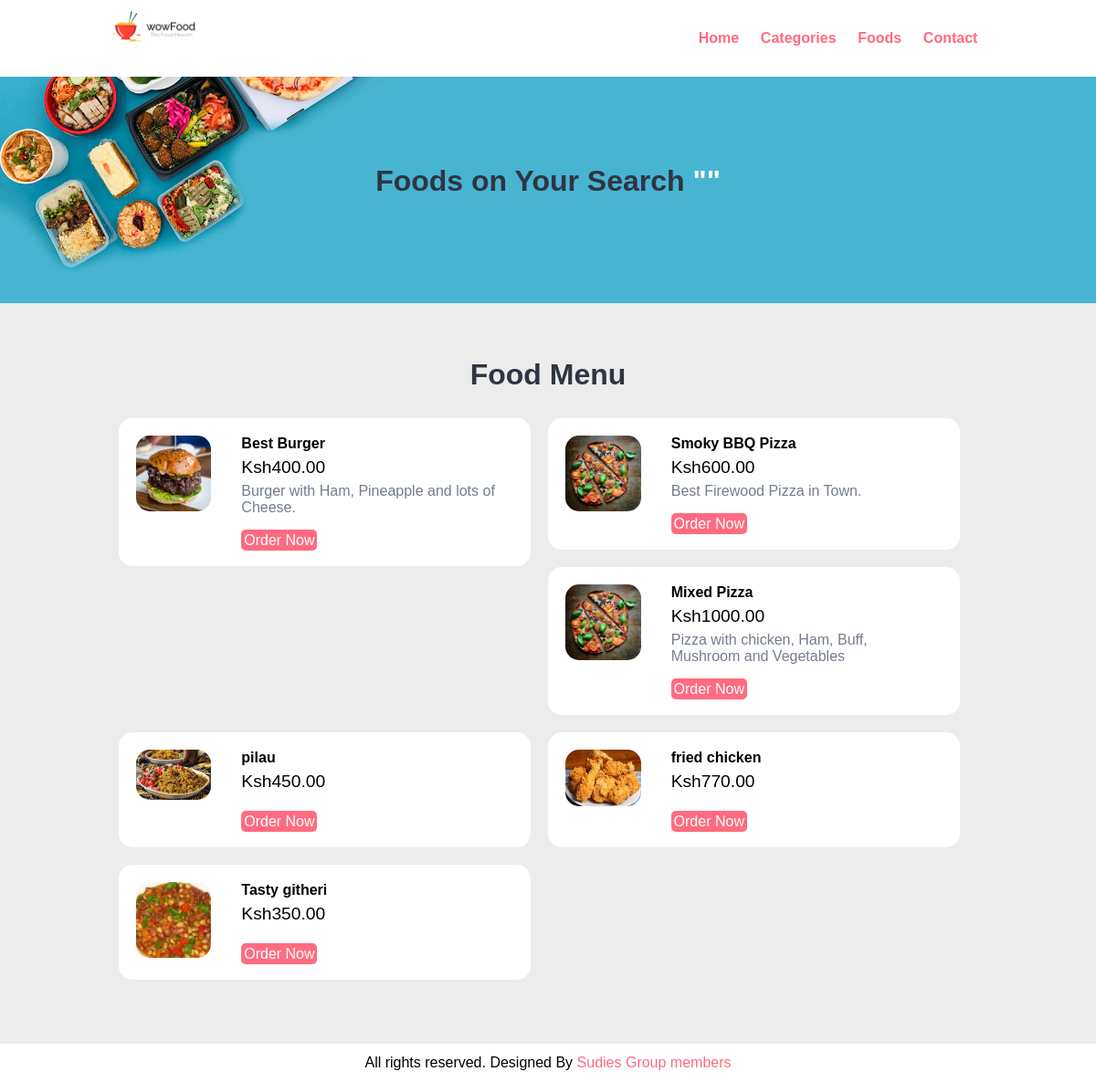
The page /food-search.php on the database its author committed.
### tables this page shows
CREATE TABLE `tbl_food` (
  `id` int(10) UNSIGNED NOT NULL,
  `title` varchar(100) NOT NULL,
  `description` text NOT NULL,
  `price` decimal(10,2) NOT NULL,
  `image_name` varchar(255) NOT NULL,
  `category_id` int(10) UNSIGNED NOT NULL,
  `featured` varchar(10) NOT NULL,
  `active` varchar(10) NOT NULL
);

### food-search.php (the view, shortened to what this page needs)
<?php include('partials-front/menu.php'); ?>
<section class="food-search text-center">
    <div class="container">
        <?php
            $search = $_POST['search'];
        ?>
        <h2>Foods on Your Search <a href="#" class="text-white">"<?php echo $search; ?>"</a></h2>
    </div>
</section>
<section class="food-menu">
    <div class="container">
        <h2 class="text-center">Food Menu</h2>
        <?php
            $sql = "SELECT * FROM tbl_food WHERE title LIKE '%$search%' OR description LIKE '%$search%'";
            $res = mysqli_query($conn, $sql);
            $count = mysqli_num_rows($res);
            if($count>0)
            {
                while($row=mysqli_fetch_assoc($res))
                {
                    $title = $row['title'];
                    $price = $row['price'];
                    $description = $row['description'];
                    $image_name = $row['image_name'];
                    ?>
                    <div class="food-menu-box">
                        <div class="food-menu-img">
                            <?php
                                if($image_name=="")
                                {
                                    echo "<div class='error'>Image not Available.</div>";
                                }
                                else
                                {
                                    ?>
                                    <img src="<?php echo SITEURL; ?>images/food/<?php echo $image_name; ?>" alt="Chicke Hawain Pizza" class="img-responsive img-curve">
                                    <?php
                                }
                            ?>
                        </div>
                        <div class="food-menu-desc">
                            <h4><?php echo $title; ?></h4>
                            <p class="food-price">Ksh<?php echo $price; ?></p>
                            <p class="food-detail">
                                <?php echo $description; ?>
                            </p>
                            <br>
                            <a href="#" class="btn btn-primary">Order Now</a>
                        </div>
                    </div>
                    <?php
                }
            }
            else
            {
                echo "<div class='error'>Food not found.</div>";
            }
        ?>
    </div>
</section>
<?php include('partials-front/footer.php'); ?>

### css/style.css (style rules this page uses)
* { margin: 0 0; padding: 0 0; font-family: Arial, Helvetica, sans-serif; }
.container { width: 80%; margin: 0 auto; padding: 1%; }
.img-responsive { width: 100%; }
.img-curve { border-radius: 15px; }
.text-center { text-align: center; }
.text-white { color: white; }
a { color: #ff6b81; text-decoration: none; }
.btn { padding: 1%; border: none; font-size: 1rem; border-radius: 5px; }
.btn-primary { background-color: #ff6b81; color: white; cursor: pointer; }
h2 { color: #2f3542; font-size: 2rem; margin-bottom: 2%; }
.food-search { background-image: url(../images/bg.jpg); background-size: cover; background-repeat: no-repeat; background-position: center; padding: 7% 0; }
.food-menu { background-color: #ececec; padding: 4% 0; }
.food-menu-box { width: 43%; margin: 1%; padding: 2%; float: left; background-color: white; border-radius: 15px; }
.food-menu-img { width: 20%; float: left; }
.food-menu-desc { width: 70%; float: left; margin-left: 8%; }
.food-price { font-size: 1.2rem; margin: 2% 0; }
.food-detail { font-size: 1rem; color: #747d8c; }

### rows shown on the page
tbl_food: image_name (picture), title "Best Burger", price "400.00", description "Burger with Ham, Pineapple and lots of Cheese."
tbl_food: image_name (picture), title "Smoky BBQ Pizza", price "600.00", description "Best Firewood Pizza in Town."
tbl_food: image_name (picture), title "Mixed Pizza", price "1000.00", description "Pizza with chicken, Ham, Buff, Mushroom and Vegetables"
tbl_food: image_name (picture), title "pilau", price "450.00"
tbl_food: image_name (picture), title "fried chicken", price "770.00"
tbl_food: image_name (picture), title "Tasty githeri", price "350.00"
